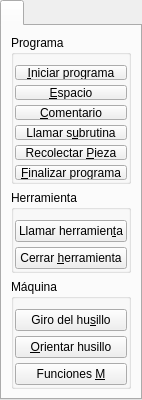
      <widget class="QTabWidget" name="tabWidget_principal">
       <property name="sizePolicy">
        <sizepolicy hsizetype="Preferred" vsizetype="Minimum">
         <horstretch>0</horstretch>
         <verstretch>0</verstretch>
        </sizepolicy>
       </property>
       <property name="styleSheet">
        <string notr="true"/>
       </property>
       <property name="currentIndex">
        <number>0</number>
       </property>
       <widget class="QWidget" name="tabWidget_principal_functions">
        <attribute name="title">
         <string/>
        </attribute>
        <attribute name="toolTip">
         <string>Funciones principales</string>
        </attribute>
        <layout class="QGridLayout" name="gridLayout_4">
         <item row="2" column="0">
          <widget class="QGroupBox" name="groupBox_machine">
           <property name="sizePolicy">
            <sizepolicy hsizetype="Preferred" vsizetype="Preferred">
             <horstretch>0</horstretch>
             <verstretch>0</verstretch>
            </sizepolicy>
           </property>
           <property name="styleSheet">
            <string notr="true"/>
           </property>
           <property name="title">
            <string>Máquina</string>
           </property>
           <layout class="QGridLayout" name="gridLayout_3">
            <property name="leftMargin">
             <number>1</number>
            </property>
            <property name="topMargin">
             <number>10</number>
            </property>
            <property name="rightMargin">
             <number>1</number>
            </property>
            <property name="bottomMargin">
             <number>1</number>
            </property>
            <property name="horizontalSpacing">
             <number>3</number>
            </property>
            <property name="verticalSpacing">
             <number>5</number>
            </property>
            <item row="2" column="0">
             <widget class="QPushButton" name="btn_spindle_index">
              <property name="sizePolicy">
               <sizepolicy hsizetype="Minimum" vsizetype="Fixed">
                <horstretch>0</horstretch>
                <verstretch>0</verstretch>
               </sizepolicy>
              </property>
              <property name="minimumSize">
               <size>
                <width>28</width>
                <height>0</height>
               </size>
              </property>
              <property name="maximumSize">
               <size>
                <width>16777215</width>
                <height>16777215</height>
               </size>
              </property>
              <property name="toolTip">
               <string>Orientar el husillo a X cantidad de grados</string>
              </property>
              <property name="statusTip">
               <string>Orientar el husillo a X cantidad de grados</string>
              </property>
              <property name="text">
               <string>&amp;Orientar husillo</string>
              </property>
             </widget>
            </item>
            <item row="0" column="0">
             <widget class="QPushButton" name="btn_spindle">
              <property name="sizePolicy">
               <sizepolicy hsizetype="Minimum" vsizetype="Fixed">
                <horstretch>0</horstretch>
                <verstretch>0</verstretch>
               </sizepolicy>
              </property>
              <property name="toolTip">
               <string>Indique el sentido y velocidad de giro del husillo</string>
              </property>
              <property name="statusTip">
               <string>Indique el sentido y velocidad de giro del husillo</string>
              </property>
              <property name="text">
               <string>Giro del hu&amp;sillo</string>
              </property>
             </widget>
            </item>
            <item row="3" column="0">
             <widget class="QPushButton" name="btn_misc">
              <property name="sizePolicy">
               <sizepolicy hsizetype="Minimum" vsizetype="Fixed">
                <horstretch>0</horstretch>
                <verstretch>0</verstretch>
               </sizepolicy>
              </property>
              <property name="minimumSize">
               <size>
                <width>28</width>
                <height>0</height>
               </size>
              </property>
              <property name="maximumSize">
               <size>
                <width>16777215</width>
                <height>16777215</height>
               </size>
              </property>
              <property name="toolTip">
               <string>Funciones misceláneas de la máquina</string>
              </property>
              <property name="statusTip">
               <string>Funciones misceláneas de la máquina</string>
              </property>
              <property name="text">
               <string>Funciones &amp;M</string>
              </property>
             </widget>
            </item>
           </layout>
          </widget>
         </item>
         <item row="1" column="0">
          <widget class="QGroupBox" name="groupBox_tool">
           <property name="sizePolicy">
            <sizepolicy hsizetype="Preferred" vsizetype="Preferred">
             <horstretch>0</horstretch>
             <verstretch>0</verstretch>
            </sizepolicy>
           </property>
           <property name="styleSheet">
            <string notr="true"/>
           </property>
           <property name="title">
            <string>Herramienta</string>
           </property>
           <layout class="QGridLayout" name="gridLayout_2">
            <property name="leftMargin">
             <number>1</number>
            </property>
            <property name="topMargin">
             <number>10</number>
            </property>
            <property name="rightMargin">
             <number>1</number>
            </property>
            <property name="bottomMargin">
             <number>1</number>
            </property>
            <property name="horizontalSpacing">
             <number>3</number>
            </property>
            <property name="verticalSpacing">
             <number>5</number>
            </property>
            <item row="2" column="0">
             <widget class="QPushButton" name="btn_tool_call">
              <property name="sizePolicy">
               <sizepolicy hsizetype="Minimum" vsizetype="Fixed">
                <horstretch>0</horstretch>
                <verstretch>0</verstretch>
               </sizepolicy>
              </property>
              <property name="minimumSize">
               <size>
                <width>28</width>
                <height>0</height>
               </size>
              </property>
              <property name="maximumSize">
               <size>
                <width>16777215</width>
                <height>16777215</height>
               </size>
              </property>
              <property name="toolTip">
               <string>Llama una herramienta guardada o colocada en la máquina</string>
              </property>
              <property name="statusTip">
               <string>Llama una herramienta guardada o colocada en la máquina</string>
              </property>
              <property name="text">
               <string>Llamar herramien&amp;ta</string>
              </property>
             </widget>
            </item>
            <item row="3" column="0">
             <widget class="QPushButton" name="btn_tool_close">
              <property name="sizePolicy">
               <sizepolicy hsizetype="Minimum" vsizetype="Fixed">
                <horstretch>0</horstretch>
                <verstretch>0</verstretch>
               </sizepolicy>
              </property>
              <property name="minimumSize">
               <size>
                <width>28</width>
                <height>0</height>
               </size>
              </property>
              <property name="maximumSize">
               <size>
                <width>16777215</width>
                <height>16777215</height>
               </size>
              </property>
              <property name="toolTip">
               <string>Finaliza el uso de una herramienta en la máquina</string>
              </property>
              <property name="statusTip">
               <string>Finaliza el uso de una herramienta en la máquina</string>
              </property>
              <property name="text">
               <string>Cerrar &amp;herramienta</string>
              </property>
             </widget>
            </item>
           </layout>
          </widget>
         </item>
         <item row="0" column="0">
          <widget class="QGroupBox" name="groupBox_program">
           <property name="sizePolicy">
            <sizepolicy hsizetype="Preferred" vsizetype="Preferred">
             <horstretch>0</horstretch>
             <verstretch>0</verstretch>
            </sizepolicy>
           </property>
           <property name="styleSheet">
            <string notr="true"/>
           </property>
           <property name="title">
            <string>Programa</string>
           </property>
           <property name="checkable">
            <bool>false</bool>
           </property>
           <layout class="QGridLayout" name="gridLayout">
            <property name="leftMargin">
             <number>1</number>
            </property>
            <property name="topMargin">
             <number>10</number>
            </property>
            <property name="rightMargin">
             <number>1</number>
            </property>
            <property name="bottomMargin">
             <number>1</number>
            </property>
            <property name="horizontalSpacing">
             <number>3</number>
            </property>
            <property name="verticalSpacing">
             <number>5</number>
            </property>
            <item row="3" column="0">
             <widget class="QPushButton" name="btn_subroutine">
              <property name="sizePolicy">
               <sizepolicy hsizetype="Minimum" vsizetype="Fixed">
                <horstretch>0</horstretch>
                <verstretch>0</verstretch>
               </sizepolicy>
              </property>
              <property name="toolTip">
               <string>Llama la subrutina dentro del programa principal</string>
              </property>
              <property name="statusTip">
               <string>Llama la subrutina dentro del programa principal</string>
              </property>
              <property name="text">
               <string>Llamar s&amp;ubrutina</string>
              </property>
             </widget>
            </item>
            <item row="4" column="0">
             <widget class="QPushButton" name="btn_collect">
              <property name="sizePolicy">
               <sizepolicy hsizetype="Minimum" vsizetype="Fixed">
                <horstretch>0</horstretch>
                <verstretch>0</verstretch>
               </sizepolicy>
              </property>
              <property name="minimumSize">
               <size>
                <width>28</width>
                <height>0</height>
               </size>
              </property>
              <property name="maximumSize">
               <size>
                <width>16777215</width>
                <height>16777215</height>
               </size>
              </property>
              <property name="toolTip">
               <string>Activar el proceso de recolección de la pieza</string>
              </property>
              <property name="statusTip">
               <string>Activar el proceso de recolección de la pieza</string>
              </property>
              <property name="text">
               <string>Recolectar &amp;Pieza</string>
              </property>
             </widget>
            </item>
            <item row="5" column="0">
             <widget class="QPushButton" name="btn_end">
              <property name="sizePolicy">
               <sizepolicy hsizetype="Minimum" vsizetype="Fixed">
                <horstretch>0</horstretch>
                <verstretch>0</verstretch>
               </sizepolicy>
              </property>
              <property name="minimumSize">
               <size>
                <width>28</width>
                <height>0</height>
               </size>
              </property>
              <property name="maximumSize">
               <size>
                <width>16777215</width>
                <height>16777215</height>
               </size>
              </property>
              <property name="toolTip">
               <string>Agrega los comandos de finalización del programa</string>
              </property>
              <property name="statusTip">
               <string>Agrega los comandos de finalización del programa</string>
              </property>
              <property name="text">
               <string>&amp;Finalizar programa</string>
              </property>
             </widget>
            </item>
            <item row="2" column="0">
             <widget class="QPushButton" name="btn_comment">
              <property name="sizePolicy">
               <sizepolicy hsizetype="Minimum" vsizetype="Fixed">
                <horstretch>0</horstretch>
                <verstretch>0</verstretch>
               </sizepolicy>
              </property>
              <property name="minimumSize">
               <size>
                <width>28</width>
                <height>0</height>
               </size>
              </property>
              <property name="maximumSize">
               <size>
                <width>16777215</width>
                <height>16777215</height>
               </size>
              </property>
              <property name="toolTip">
               <string>Agrega comentarios para facilitar la comprensión del programa</string>
              </property>
              <property name="statusTip">
               <string>Agrega comentarios para facilitar la comprensión del programa</string>
              </property>
              <property name="text">
               <string>&amp;Comentario</string>
              </property>
             </widget>
            </item>
            <item row="1" column="0">
             <widget class="QPushButton" name="btn_free">
              <property name="sizePolicy">
               <sizepolicy hsizetype="Minimum" vsizetype="Fixed">
                <horstretch>0</horstretch>
                <verstretch>0</verstretch>
               </sizepolicy>
              </property>
              <property name="minimumSize">
               <size>
                <width>28</width>
                <height>0</height>
               </size>
              </property>
              <property name="maximumSize">
               <size>
                <width>16777215</width>
                <height>16777215</height>
               </size>
              </property>
              <property name="toolTip">
               <string>Agrega un espacio en blanco en el programa</string>
              </property>
              <property name="statusTip">
               <string>Agrega un espacio en blanco en el programa</string>
              </property>
              <property name="text">
               <string>&amp;Espacio</string>
              </property>
             </widget>
            </item>
            <item row="0" column="0">
             <widget class="QPushButton" name="btn_header">
              <property name="sizePolicy">
               <sizepolicy hsizetype="Minimum" vsizetype="Fixed">
                <horstretch>0</horstretch>
                <verstretch>0</verstretch>
               </sizepolicy>
              </property>
              <property name="minimumSize">
               <size>
                <width>28</width>
                <height>0</height>
               </size>
              </property>
              <property name="maximumSize">
               <size>
                <width>16777215</width>
                <height>16777215</height>
               </size>
              </property>
              <property name="toolTip">
               <string>Agrega el encabezado del programa</string>
              </property>
              <property name="statusTip">
               <string>Agrega el encabezado del programa</string>
              </property>
              <property name="text">
               <string>&amp;Iniciar programa</string>
              </property>
              <property name="flat">
               <bool>false</bool>
              </property>
             </widget>
            </item>
           </layout>
          </widget>
         </item>
        </layout>
       </widget>
      </widget>
